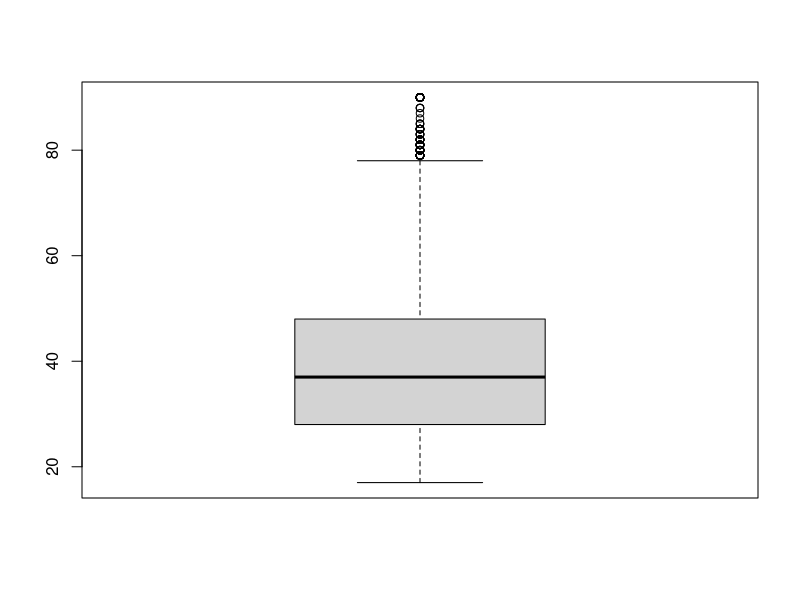
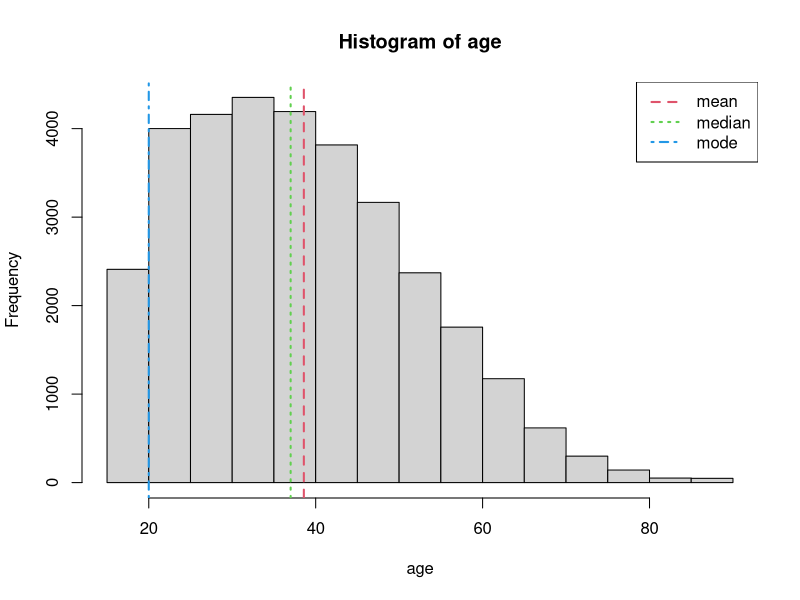
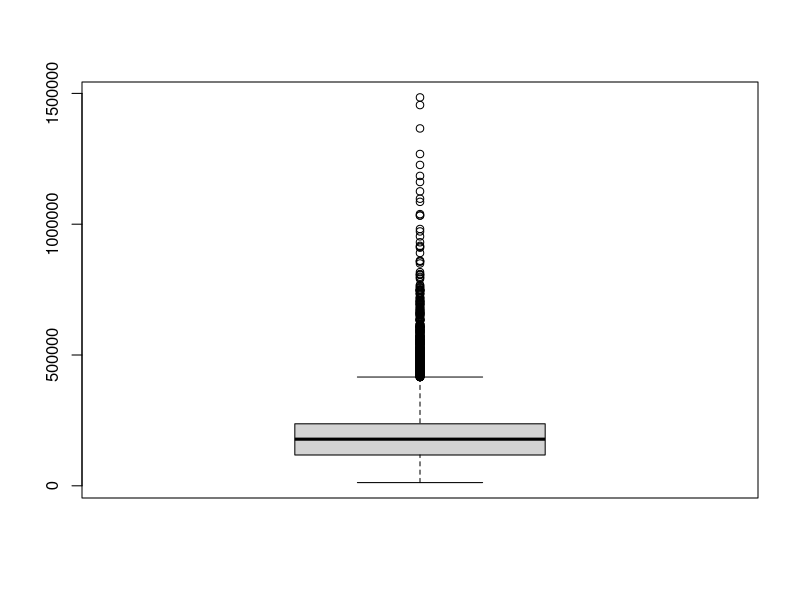
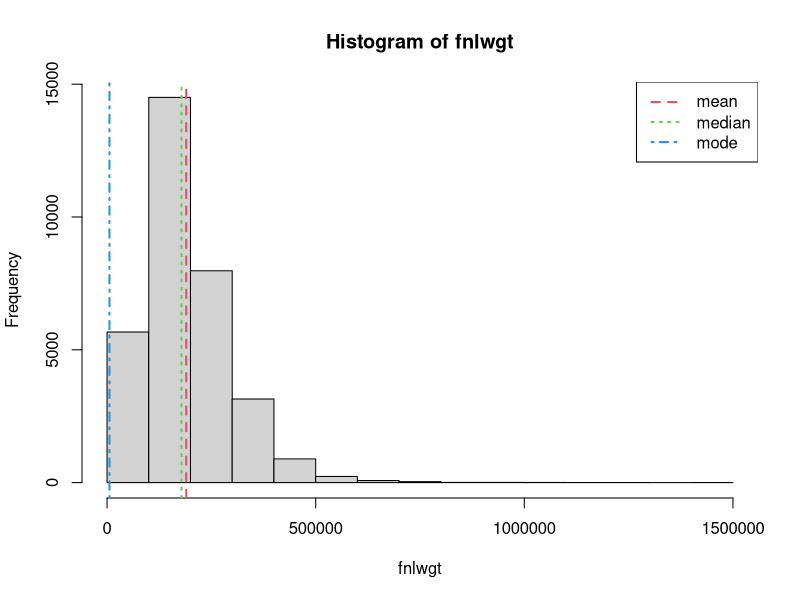
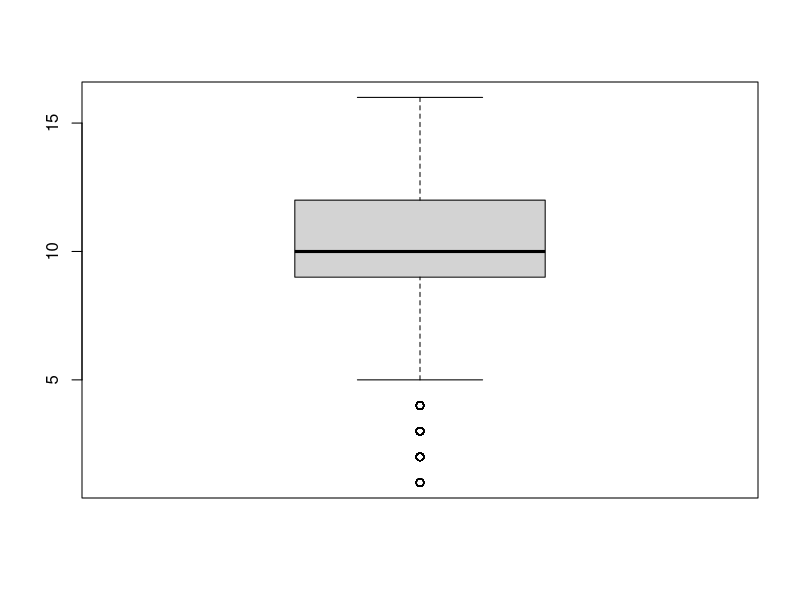
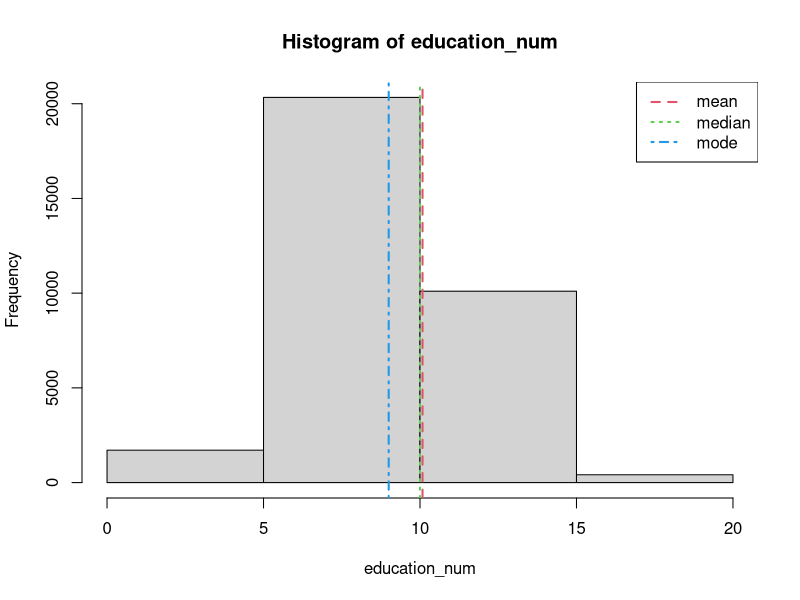
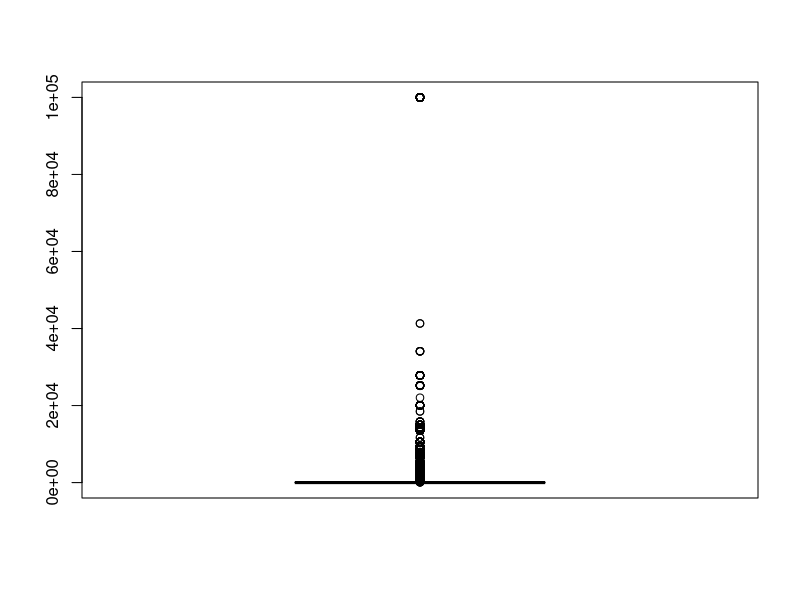
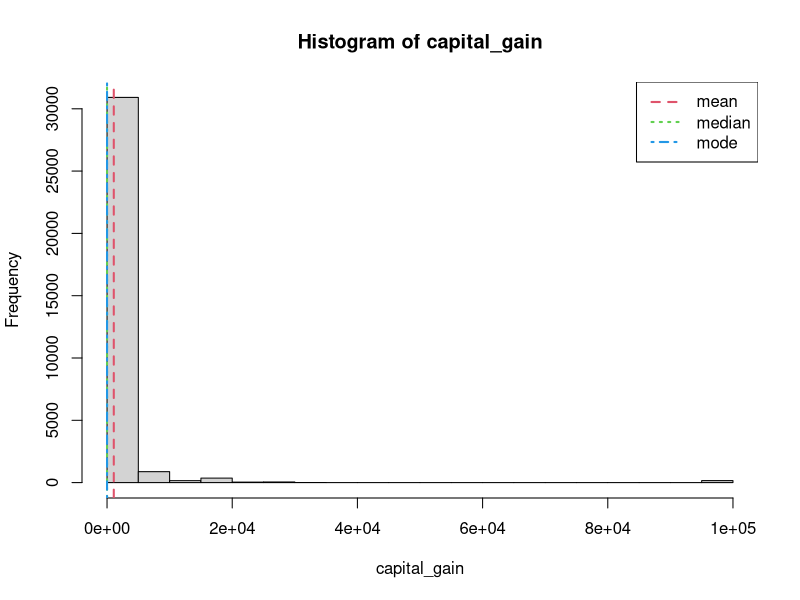

Write R code to recreate these figures, in order.
# script to numeric variables in adult.csv

# reading data
data = read.csv("Lab1/adult.csv")

# age ------------------------------------------------------------------------------
# scale type : ratio
# ==> better central tendency index (to assymetric distribution): median
# ==> better measure of dispersion: iqr (interquartile range)

age = data$age

summary(age)
boxplot(age)
hist(age)

age_min = min(age) # minimum
age_max = max(age) # maximum
age_var = var(age) # variance
age_sd = sd(age) # standard deviation
age_cov = age_var/mean(age) # covariance
age_q1 = quantile(age, .25) # first quartil
age_q3 = quantile(age, .75) # third quartil
age_iqr = age_q3 - age_q1 # interquartile diff
age_BL = age_q1 - ((1.5) * age_iqr) # bottom limit
age_UL = age_q3 - ((1.5) * age_iqr) # upper limit

abline(v = mean(age), col=2, lty=2, lwd=2) 
abline(v = median(age), col=3, lty=3, lwd=2) 
abline(v = which.max(table(age)), col=4, lty=4, lwd=2)
ex12 = expression(mean, median, mode) 
utils::str(legend("topright", ex12, col = 2:4, lty=2:4, lwd=2))


# fnlwgt (Final sampling weight) ---------------------------------------------------
# scale type : ratio
# ==> better central tendency index (to assymetric distribution): median
# ==> better measure of dispersion: iqr (interquartile range) (?)

# ==> specifically, in this case, the variable is a tax, with unknowlegde formula, so
# some other central tendency index can be better that the meadian value

fnlwgt = data$fnlwgt
summary(fnlwgt)
boxplot(fnlwgt)
hist(fnlwgt)

fnlwgt_min = min(fnlwgt) # minimum
fnlwgt_max = max(fnlwgt) # maximum
fnlwgt_var = var(fnlwgt) # variance
fnlwgt_sd = sd(fnlwgt) # standard deviation
fnlwgt_cov = age_var/mean(fnlwgt) # covariance
fnlwgt_q1 = quantile(fnlwgt, .25) # first quartil
fnlwgt_q3 = quantile(fnlwgt, .75) # third quartil
fnlwgt_iqr = fnlwgt_q3 - fnlwgt_q1 # interquartile diff
fnlwgt_BL = fnlwgt_q1 - ((1.5) * fnlwgt_iqr) # bottom limit
fnlwgt_UL = fnlwgt_q3 - ((1.5) * fnlwgt_iqr) # upper limit

abline(v = mean(fnlwgt), col=2, lty=2, lwd=2) 
abline(v = median(fnlwgt), col=3, lty=3, lwd=2) 
abline(v = which.max(table(fnlwgt)), col=4, lty=4, lwd=2)
ex12 = expression(mean, median, mode) 
utils::str(legend("topright", ex12, col = 2:4, lty=2:4, lwd=2))

# education.num --------------------------------------------------------------------
# scale type : ratio
# ==> better central tendency index (to symetric and unimodal distribution): median
# ==> better measure of dispersion: var, sd or cov

# this variable is the number of years of education, so is a sortable variable

education_num = data$education.num

summary(education_num)
boxplot(education_num)
h = hist(education_num, nclass=4)

education_num_min = min(education_num) # minimum
education_num_max = max(education_num) # maximum
education_num_var = var(education_num) # variance
education_num_sd = sd(education_num) # standard deviation
education_num_cov = education_num_var/mean(education_num) # covariance
education_num_q1 = quantile(education_num, .25) # first quartil
education_num_q3 = quantile(education_num, .75) # third quartil
education_num_iqr = education_num_q3 - education_num_q1 # interquartile diff
education_num_BL = education_num_q1 - ((1.5) * education_num_iqr) # bottom limit
education_num_UL = education_num_q3 - ((1.5) * education_num_iqr) # upper limit

abline(v = mean(education_num), col=2, lty=2, lwd=2) 
abline(v = median(education_num), col=3, lty=3, lwd=2) 
abline(v = which.max(table(education_num)), col=4, lty=4, lwd=2)
ex12 = expression(mean, median, mode) 
utils::str(legend("topright", ex12, col = 2:4, lty=2:4, lwd=2))

# capital.gain --------------------------------------------------------------------
# scale type : ratio
# ==> better central tendency index (to assymetric distribution): median
# ==> better measure of dispersion: quantiles or iqr

capital_gain = data$capital.gain

summary(capital_gain)
boxplot(capital_gain)
hist(capital_gain)

capital_gain_min = min(capital_gain) # minimum
capital_gain_max = max(capital_gain) # maximum
capital_gain_var = var(capital_gain) # variance
capital_gain_sd = sd(capital_gain) # standard deviation
capital_gain_cov = capital_gain_var/mean(capital_gain) # covariance
capital_gain_q1 = quantile(capital_gain, .25) # first quartil
capital_gain_q3 = quantile(capital_gain, .75) # third quartil
capital_gain_iqr = capital_gain_q3 - capital_gain_q1 # interquartile diff
capital_gain_BL = capital_gain_q1 - ((1.5) * capital_gain_iqr) # bottom limit
capital_gain_UL = capital_gain_q3 - ((1.5) * capital_gain_iqr) # upper limit

abline(v = mean(capital_gain), col=2, lty=2, lwd=2) 
abline(v = median(capital_gain), col=3, lty=3, lwd=2) 
abline(v = which.max(table(capital_gain)), col=4, lty=4, lwd=2)
ex12 = expression(mean, median, mode) 
utils::str(legend("topright", ex12, col = 2:4, lty=2:4, lwd=2))

# capital.loss ----------------------------------------------------------------------
# scale type : ratio
# ==> better central tendency index (to assymetric distribution): median
# ==> better measure of dispersion: quantiles or iqr

capital_loss = data$capital.loss

summary(capital_loss)
boxplot(capital_loss)
hist(capital_loss)

capital_loss_min = min(capital_loss) # minimum
capital_loss_max = max(capital_loss) # maximum
capital_loss_var = var(capital_loss) # variance
capital_loss_sd = sd(capital_loss) # standard deviation
capital_loss_cov = capital_loss_var/mean(capital_loss) # covariance
capital_loss_q1 = quantile(capital_loss, .25) # first quartil
capital_loss_q3 = quantile(capital_loss, .75) # third quartil
capital_loss_iqr = capital_loss_q3 - capital_loss_q1 # interquartile diff
capital_loss_BL = capital_loss_q1 - ((1.5) * capital_loss_iqr) # bottom limit
capital_loss_UL = capital_loss_q3 - ((1.5) * capital_loss_iqr) # upper limit

abline(v = mean(capital_loss), col=2, lty=2, lwd=2) 
abline(v = median(capital_loss), col=3, lty=3, lwd=2) 
abline(v = which.max(table(capital_loss)), col=4, lty=4, lwd=2)
ex12 = expression(mean, median, mode)
utils::str(legend("topright", ex12, col = 2:4, lty=2:4, lwd=2))

# hours.per.week --------------------------------------------------------------------
# scale type : ratio
# ==> better central tendency index (to symetric and unimodal distribution): median
# ==> better measure of dispersion: var, sd or cov

hours_per_week = data$hours.per.week

summary(hours_per_week)
boxplot(hours_per_week)
hist(hours_per_week, nclass=5)

hours_per_week_min = min(hours_per_week) # minimum
hours_per_week_max = max(hours_per_week) # maximum
hours_per_week_var = var(hours_per_week) # variance
hours_per_week_sd = sd(hours_per_week) # standard deviation
hours_per_week_cov = hours_per_week_var/mean(hours_per_week) # covariance
hours_per_week_q1 = quantile(hours_per_week, .25) # first quartil
hours_per_week_q3 = quantile(hours_per_week, .75) # third quartil
hours_per_week_iqr = hours_per_week_q3 - hours_per_week_q1 # interquartile diff
hours_per_week_BL = hours_per_week_q1 - ((1.5) * hours_per_week_iqr) # bottom limit
hours_per_week_UL = hours_per_week_q3 - ((1.5) * hours_per_week_iqr) # upper limit

abline(v = mean(hours_per_week), col=2, lty=2, lwd=2) 
abline(v = median(hours_per_week), col=3, lty=3, lwd=2) 
abline(v = which.max(table(hours_per_week)), col=4, lty=4, lwd=2)
ex12 = expression(mean, median, mode) 
utils::str(legend("topright", ex12, col = 2:4, lty=2:4, lwd=2))

# Wages (annual) --------------------------------------------------------------------
# scale type : ratio
# ==> better central tendency index (to symetric and unimodal distribution): median
# ==> better measure of dispersion: var, sd or cov

wages = data$Wages

summary(wages)
boxplot(wages)
hist(wages, nclass=5)

wages_min = min(wages) # minimum
wages_max = max(wages) # maximum
wages_var = var(wages) # variance
wages_sd = sd(wages) # standard deviation
wages_cov = wages_var/mean(wages) # covariance
wages_q1 = quantile(wages, .25) # first quartil
wages_q3 = quantile(wages, .75) # third quartil
wages_iqr = wages_q3 - wages_q1 # interquartile diff
wages_BL = wages_q1 - ((1.5) * wages_iqr) # bottom limit
wages_UL = wages_q3 - ((1.5) * wages_iqr) # upper limit

abline(v = mean(wages), col=2, lty=2, lwd=2) 
abline(v = median(wages), col=3, lty=3, lwd=2) 
abline(v = which.max(table(wages)), col=4, lty=4, lwd=2)
ex12 = expression(mean, median, mode) 
utils::str(legend("topright", ex12, col = 2:4, lty=2:4, lwd=2))

